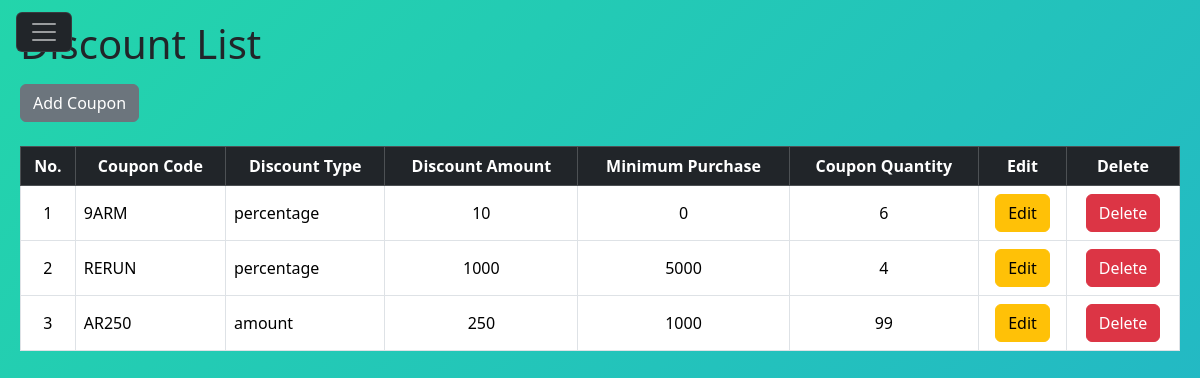
The app's page /a_Interface/discount/view_discount.php (signed in) with its own data.
### tables this page shows
CREATE TABLE `coupon` (
  `coupon_id` int(11) NOT NULL,
  `coupon_code` varchar(5) DEFAULT NULL,
  `discount_type` enum('percentage','amount') DEFAULT NULL,
  `discount_amount` int(11) DEFAULT NULL,
  `min_purchase` int(11) DEFAULT NULL,
  `coupon_quantity` int(11) DEFAULT NULL
);

### a_Interface/discount/view_discount.php (the view, shortened to what this page needs)
<?php
    require_once '../main/a_headbar.php';
    require_once '../../config/db.php';
?>
<!DOCTYPE html>
<html lang="en">
<head>
    <link rel="stylesheet" href="../../CSS/bg.css">
    <link rel="stylesheet" href="../../CSS/table.css">
</head>
<body>
    <div class="container-table">
        <h1>Discount List</h1>
        <button class="btn btn-secondary mb-4 mt-2" type="button" data-bs-toggle="offcanvas" data-bs-target="#offcanvasBottom" aria-controls="offcanvasBottom">Add Coupon</button>
        <table class="table table-bordered table-hover align-middle">
            <thead class="table-dark text-center">
                <tr>
                    <th>No.</th>
                    <th>Coupon Code</th>
                    <th>Discount Type</th>
                    <th>Discount Amount</th>
                    <th>Minimum Purchase</th>
                    <th>Coupon Quantity</th>
                    <th>Edit</th>
                    <th>Delete</th>
                </tr>
            </thead>
            <tbody>
                <?php
                $sql = "SELECT * FROM coupon";
                $result = $conn->query($sql);
                if ($result->rowCount() > 0) {
                    $i = 1;
                    while ($row = $result->fetch(PDO::FETCH_ASSOC)) {
                        echo '<tr>';
                        echo '<td class="text-center">' . $i . '</td>';
                        echo '<td>' . $row['coupon_code'] . '</td>';
                        echo '<td>' . $row['discount_type'] . '</td>';
                        echo '<td class="text-center">' . $row['discount_amount'] . '</td>';
                        echo '<td class="text-center">' . $row['min_purchase'] . '</td>';
                        echo '<td class="text-center">' . $row['coupon_quantity'] . '</td>';
                        echo '<td class="text-center">';
                        echo '<a class="btn btn-warning" href="edit.php?coupon_id=' . $row['coupon_id'] . '">Edit</a>';
                        echo '</td>';
                        echo '<td class="text-center">';
                        echo '<a class="btn btn-danger" href="delete.php?coupon_id=' . $row['coupon_id'] . '" onclick="return confirm(\'Are you sure you want to delete this coupon?\')">Delete</a>';
                        echo '</td>';
                        echo '</tr>';
                        $i++;
                    }
                } else {
                    echo '<tr><td colspan="8">No coupons found in the database.</td></tr>';
                }
                ?>
            </tbody>
        </table>
    </div>
</body>
</html>

### CSS/bg.css (style rules this page uses)
html, body { width: 100%; height:100%; }
body { background: linear-gradient(-45deg, #ee7752, #e73c7e, #23a6d5, #23d5ab); background-size: 400% 400%; animation: gradient 15s ease infinite; }

### CSS/table.css (style rules this page uses)
.container-table { width: 100%; max-width: 1400px; margin: 0 auto; padding: 20px; }

### records on screen
coupon: coupon_code "9ARM", discount_type "percentage", discount_amount "10", min_purchase "0", coupon_quantity "6"
coupon: coupon_code "RERUN", discount_type "percentage", discount_amount "1000", min_purchase "5000", coupon_quantity "4"
coupon: coupon_code "AR250", discount_type "amount", discount_amount "250", min_purchase "1000", coupon_quantity "99"
